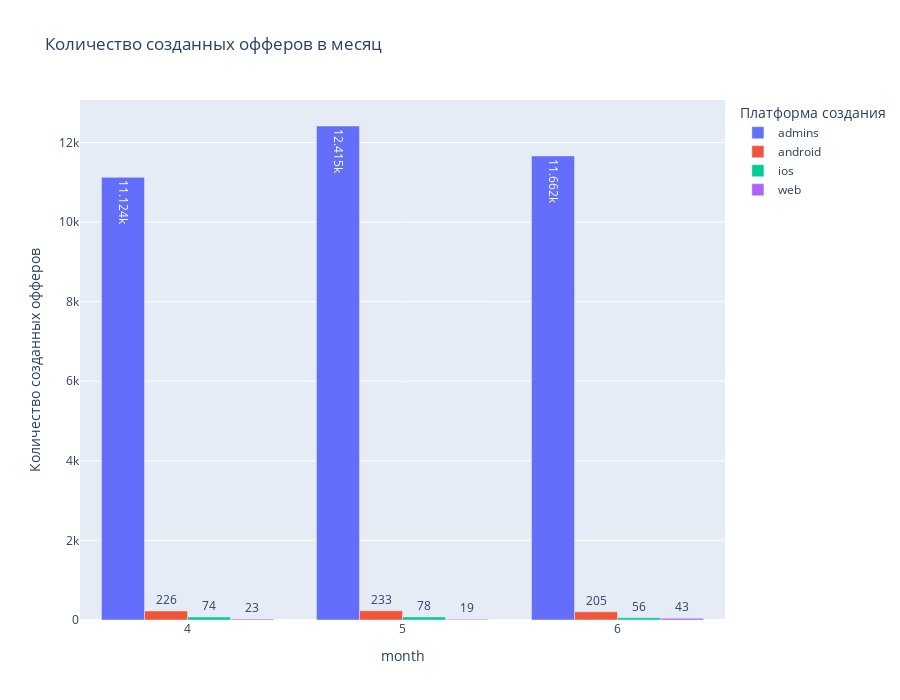

Notebook code cell kept with this figure:
### Code cell
# bar "Количество созданных офферов в месяц"

cx = px.bar(offers_count_month, x='month', y='offer_id',
            color='platform',
            height=700,
            title="Количество созданных офферов в месяц",
            labels={'offer_id':'Количество созданных офферов', 'platform':'Платформа создания'},
            barmode = 'group',
            text_auto=True)
st.plotly_chart(cx)

### Figure 1 — Plotly figure (JSON) as saved in the notebook; plotly's stock layout.template omitted (floating-point values rounded to 4 significant figures)
{"data": [{"alignmentgroup": "True", "hovertemplate": "Платформа создания=admins<br>month=%{x}<br>Количество созданных офферов=%{y}<extra></extra>", "legendgroup": "admins", "marker": {"color": "#636efa", "pattern": {"shape": ""}}, "name": "admins", "offsetgroup": "admins", "orientation": "v", "showlegend": true, "textposition": "auto", "texttemplate": "%{y}", "type": "bar", "x": [4, 5, 6], "xaxis": "x", "y": [11124, 12415, 11662], "yaxis": "y"}, {"alignmentgroup": "True", "hovertemplate": "Платформа создания=android<br>month=%{x}<br>Количество созданных офферов=%{y}<extra></extra>", "legendgroup": "android", "marker": {"color": "#EF553B", "pattern": {"shape": ""}}, "name": "android", "offsetgroup": "android", "orientation": "v", "showlegend": true, "textposition": "auto", "texttemplate": "%{y}", "type": "bar", "x": [4, 5, 6], "xaxis": "x", "y": [226, 233, 205], "yaxis": "y"}, {"alignmentgroup": "True", "hovertemplate": "Платформа создания=ios<br>month=%{x}<br>Количество созданных офферов=%{y}<extra></extra>", "legendgroup": "ios", "marker": {"color": "#00cc96", "pattern": {"shape": ""}}, "name": "ios", "offsetgroup": "ios", "orientation": "v", "showlegend": true, "textposition": "auto", "texttemplate": "%{y}", "type": "bar", "x": [4, 5, 6], "xaxis": "x", "y": [74, 78, 56], "yaxis": "y"}, {"alignmentgroup": "True", "hovertemplate": "Платформа создания=web<br>month=%{x}<br>Количество созданных офферов=%{y}<extra></extra>", "legendgroup": "web", "marker": {"color": "#ab63fa", "pattern": {"shape": ""}}, "name": "web", "offsetgroup": "web", "orientation": "v", "showlegend": true, "textposition": "auto", "texttemplate": "%{y}", "type": "bar", "x": [4, 5, 6], "xaxis": "x", "y": [23, 19, 43], "yaxis": "y"}], "layout": {"barmode": "group", "height": 700, "legend": {"title": {"text": "Платформа создания"}, "tracegroupgap": 0}, "title": {"text": "Количество созданных офферов в месяц"}, "xaxis": {"anchor": "y", "domain": [0, 1], "title": {"text": "month"}}, "yaxis": {"anchor": "x", "domain": [0, 1], "title": {"text": "Количество созданных офферов"}}}}
